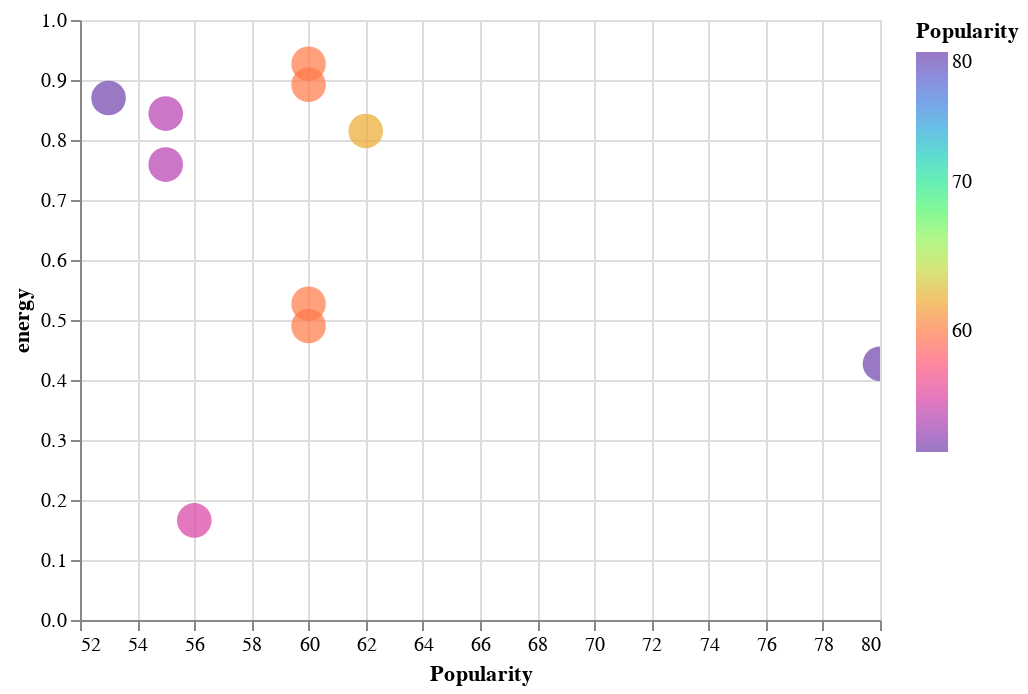

Notebook cell for this chart:
### Code cell
Name_of_Feat="energy"
st.header(f"Popularity+Energy Chart")
c = alt.Chart(chart_df).mark_circle().encode(
    alt.X('Popularity', scale=alt.Scale(zero=False)), y=f'{Name_of_Feat}', color=alt.Color('Popularity', scale=alt.Scale(type='log',scheme='rainbow')), 
    size=alt.value(300), tooltip=['Popularity', f'{Name_of_Feat}', 'Song Name', 'Album Name']).interactive()

c

### Figure 1 — Vega-Lite specification as saved in the notebook (floating-point values rounded to 4 significant figures)
{"config": {"view": {"continuousWidth": 400, "continuousHeight": 300}}, "data": {"name": "data-46d45068a78a445e7ebd59266f7cdb14"}, "mark": "circle", "encoding": {"color": {"field": "Popularity", "scale": {"scheme": "rainbow", "type": "log"}, "type": "quantitative"}, "size": {"value": 300}, "tooltip": [{"field": "Popularity", "type": "quantitative"}, {"field": "energy", "type": "quantitative"}, {"field": "Song Name", "type": "nominal"}, {"field": "Album Name", "type": "nominal"}], "x": {"field": "Popularity", "scale": {"zero": false}, "type": "quantitative"}, "y": {"field": "energy", "type": "quantitative"}}, "selection": {"selector002": {"type": "interval", "bind": "scales", "encodings": ["x", "y"]}}, "$schema": "https://vega.github.io/schema/vega-lite/v4.17.0.json", "datasets": {"data-46d45068a78a445e7ebd59266f7cdb14": [{"Artist": "Rob $tone", "Album Name": "Chill Bill (feat. J. Davi$ & Spooks)", "Song Name": "Chill Bill (feat. J. Davi$ & Spooks)", "Release Date": "2016-06-17", "Popularity": 80, "energy": 0.427, "albumID": "5qBu7Ab6alstSCAzxTJMb1"}, {"Artist": "Various Artists", "Album Name": "Kill Bill Vol. 1 Original Soundtrack (PA Version)", "Song Name": "Don't Let Me Be Misunderstood", "Release Date": "2003-09-23", "Popularity": 62, "energy": 0.815, "albumID": "1FpzNqDbugk77xUj0qOrtQ"}, {"Artist": "Hatesonny", "Album Name": "KILL BILL (FAST)", "Song Name": "KILL BILL (FAST)", "Release Date": "2021-04-16", "Popularity": 60, "energy": 0.927, "albumID": "41LmucA9HuqFMDwLznWb5q"}, {"Artist": "Big Boi", "Album Name": "BOOMIVERSE", "Song Name": "Kill Jill (feat. Killer Mike & Jeezy)", "Release Date": "2017-06-16", "Popularity": 60, "energy": 0.527, "albumID": "6bseFkqeoLaVOaPshnB34o"}, {"Artist": "Rob $tone", "Album Name": "Chill Bill REMIX (feat. D.R.A.M., Denzel Curry & Cousin Stizz)", "Song Name": "Chill Bill REMIX (feat. D.R.A.M., Denzel Curry & Cousin Stizz)", "Release Date": "2016-08-26", "Popularity": 60, "energy": 0.49, "albumID": "3W3q0RCly4jC7QRlEKpyGw"}, {"Artist": "Rav", "Album Name": "New Moon", "Song Name": "Lovedrug (Off That)", "Release Date": "2019-01-21", "Popularity": 60, "energy": 0.892, "albumID": "7r3nD13CvCwPgbErSHLwKs"}, {"Artist": "Various Artists", "Album Name": "Kill Bill Vol. 1 Original Soundtrack (PA Version)", "Song Name": "Twisted Nerve", "Release Date": "2003-09-23", "Popularity": 56, "energy": 0.166, "albumID": "1FpzNqDbugk77xUj0qOrtQ"}, {"Artist": "Sniper Gang", "Album Name": "Sniper Gang Presents Syko Bob & Snapkatt: Nightmare Babies", "Song Name": "Halloween Bill Kill", "Release Date": "2021-10-30", "Popularity": 55, "energy": 0.759, "albumID": "0kxA9Bc8pamypR5GYXmeti"}, {"Artist": "Various Artists", "Album Name": "Kill Bill Vol. 1 Original Soundtrack (PA Version)", "Song Name": "Battle Without Honor Or Humanity", "Release Date": "2003-09-23", "Popularity": 55, "energy": 0.844, "albumID": "1FpzNqDbugk77xUj0qOrtQ"}, {"Artist": "Kill Bill: The Rapper", "Album Name": "Ramona", "Song Name": "Backwoods", "Release Date": "2014-09-14", "Popularity": 53, "energy": 0.87, "albumID": "2FQKpBA2aLzkgvIV7WwazZ"}]}}
